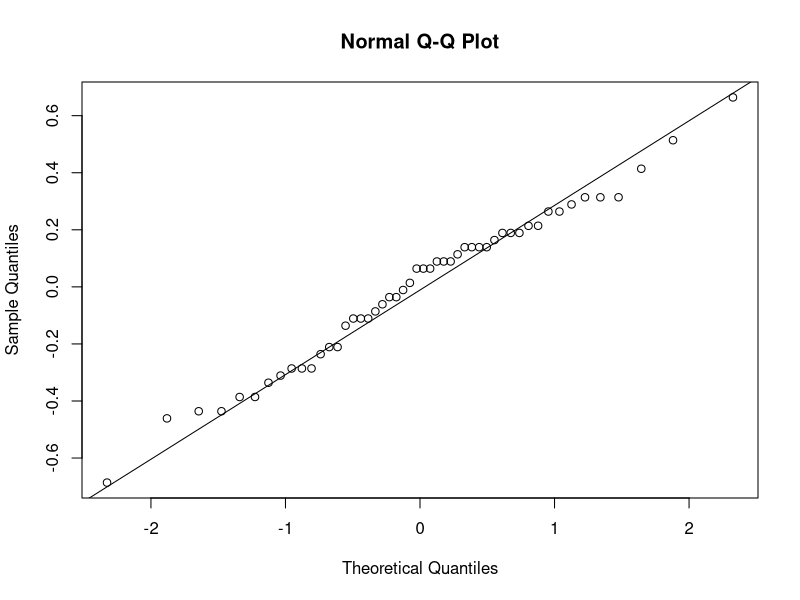
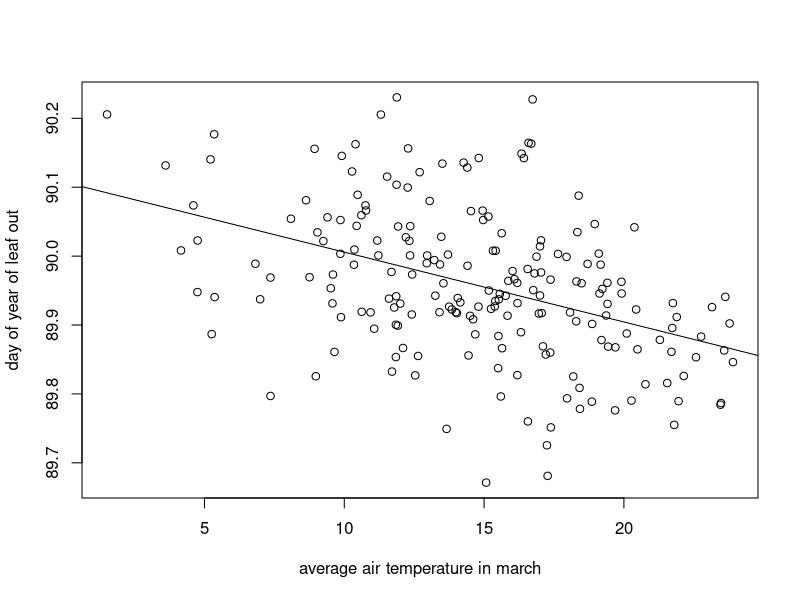

Source code (R) for these figures, in order:
flower <- iris[iris$Species == "virginica",]
fit <- lm(flower$Petal.Length ~ flower$Sepal.Length)
qqnorm(summary(fit)$residuals)
qqline(summary(fit)$residuals)

set.seed(32)
temperature <- rnorm(200, 15,5)
vars <- rnorm(200,0.1,0.1)
leafOut <- 90 - (0.01*temperature) + vars
plot(temperature,leafOut, ylab= "day of year of leaf out", xlab="average air temperature in march")
growth.mod <- lm(leafOut ~ temperature)
summary(growth.mod)
abline(growth.mod)
